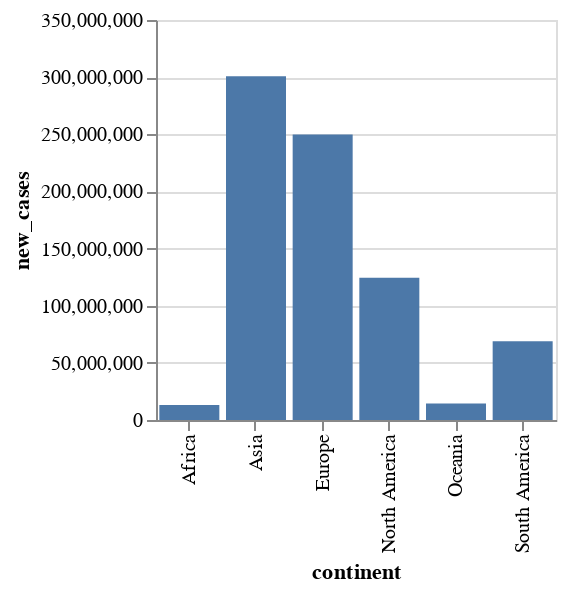

Write notebook code for a chart like this one.
### Markdown cell above
With a few more specifications, we can give this barchart some tooltips and an aspect ratio of a square:

### Code cell
alt.Chart(data).mark_bar().encode(
    x='continent', 
    y='new_cases',
    tooltip=['new_deaths', 'new_cases_per_million']
).properties(
    width=200,
    height=200
)

### Figure 1 — Vega-Lite specification as saved in the notebook (floating-point values rounded to 4 significant figures)
{"config": {"view": {"continuousWidth": 300, "continuousHeight": 300}}, "data": {"name": "data-d63dfb91f7922d2f5e05ee3c194e3f3f"}, "mark": {"type": "bar"}, "encoding": {"tooltip": [{"field": "new_deaths", "type": "quantitative"}, {"field": "new_cases_per_million", "type": "quantitative"}], "x": {"field": "continent", "type": "nominal"}, "y": {"field": "new_cases", "type": "quantitative"}}, "height": 200, "width": 200, "$schema": "https://vega.github.io/schema/vega-lite/v5.15.1.json", "datasets": {"data-d63dfb91f7922d2f5e05ee3c194e3f3f": [{"continent": "Africa", "total_cases": 10830000000.0, "new_cases": 13120000.0, "new_cases_smoothed": 13120000.0, "total_deaths": 232300000.0, "new_deaths": 259000.0, "new_deaths_smoothed": 259000.0, "total_cases_per_million": 1763000000.0, "new_cases_per_million": 2650000.0, "new_cases_smoothed_per_million": 2650000.0, "total_deaths_per_million": 15390000.0, "new_deaths_per_million": 18080.0, "new_deaths_smoothed_per_million": 18070.0, "reproduction_rate": 41240.0, "icu_patients": 718200.0, "icu_patients_per_million": 12080.0, "hosp_patients": 5107000.0, "hosp_patients_per_million": 85270.0, "weekly_icu_admissions": 0.0, "weekly_icu_admissions_per_million": 0.0, "weekly_hosp_admissions": 521500.0, "weekly_hosp_admissions_per_million": 8707.0, "total_tests": 22210000000.0, "new_tests": 61530000.0, "total_tests_per_thousand": 894800.0, "new_tests_per_thousand": 2946.0, "new_tests_smoothed": 90960000.0, "new_tests_smoothed_per_thousand": 5560.0, "positive_rate": 1393.0, "tests_per_case": 2064000.0, "total_vaccinations": 50390000000.0, "people_vaccinated": 29750000000.0, "people_fully_vaccinated": 22500000000.0, "total_boosters": 2542000000.0, "new_vaccinations": 117400000.0, "new_vaccinations_smoothed": 851400000.0, "total_vaccinations_per_hundred": 189700.0, "people_vaccinated_per_hundred": 110600.0, "people_fully_vaccinated_per_hundred": 85960.0, "total_boosters_per_hundred": 10780.0, "new_vaccinations_smoothed_per_million": 37490000.0, "new_people_vaccinated_smoothed": 548600000.0, "new_people_vaccinated_smoothed_per_hundred": 2248.0, "stringency_index": 2132000.0, "population_density": 7597000.0, "median_age": 1654000.0, "aged_65_older": 274400.0, "aged_70_older": 176000.0, "gdp_per_capita": 399600000.0, "extreme_poverty": 1936000.0, "cardiovasc_death_rate": 21490000.0, "diabetes_prevalence": 421000.0, "female_smokers": 128900.0, "male_smokers": 1367000.0, "handwashing_facilities": 1533000.0, "hospital_beds_per_thousand": 83400.0, "life_expectancy": 5128000.0, "human_development_index": 41160.0, "population": 1975000000000.0, "excess_mortality_cumulative_absolute": 42120000.0, "excess_mortality_cumulative": 8493.0, "excess_mortality": 9327.0, "excess_mortality_cumulative_per_million": 952700.0}, {"continent": "Asia", "total_cases": 165400000000.0, "new_cases": 300700000.0, "new_cases_smoothed": 300700000.0, "total_deaths": 1320000000.0, "new_deaths": 1634000.0, "new_deaths_smoothed": 1634000.0, "total_cases_per_million": 4424000000.0, "new_cases_per_million": 6737000.0, "new_cases_smoothed_per_million": 6737000.0, "total_deaths_per_million": 26450000.0, "new_deaths_per_million": 31970.0, "new_deaths_smoothed_per_million": 31960.0, "reproduction_rate": 43270.0, "icu_patients": 905800.0, "icu_patients_per_million": 29200.0, "hosp_patients": 6789000.0, "hosp_patients_per_million": 222600.0, "weekly_icu_admissions": 76320.0, "weekly_icu_admissions_per_million": 5737.0, "weekly_hosp_admissions": 6649000.0, "weekly_hosp_admissions_per_million": 237900.0, "total_tests": 576000000000.0, "new_tests": 1798000000.0, "total_tests_per_thousand": 16110000.0, "new_tests_per_thousand": 60790.0, "new_tests_smoothed": 11020000000.0, "new_tests_smoothed_per_thousand": 78680.0, "positive_rate": 1940.0, "tests_per_case": 220700000.0, "total_vaccinations": 4068000000000.0, "people_vaccinated": 1216000000000.0, "people_fully_vaccinated": 1036000000000.0, "total_boosters": 274400000000.0, "new_vaccinations": 7550000000.0, "new_vaccinations_smoothed": 9069000000.0, "total_vaccinations_per_hundred": 2235000.0, "people_vaccinated_per_hundred": 931200.0, "people_fully_vaccinated_per_hundred": 816900.0, "total_boosters_per_hundred": 343800.0, "new_vaccinations_smoothed_per_million": 90900000.0, "new_people_vaccinated_smoothed": 3062000000.0, "new_people_vaccinated_smoothed_per_hundred": 3429.0, "stringency_index": 2394000.0, "population_density": 52980000.0, "median_age": 2096000.0, "aged_65_older": 436000.0, "aged_70_older": 280200.0, "gdp_per_capita": 1531000000.0, "extreme_poverty": 223700.0, "cardiovasc_death_rate": 19680000.0, "diabetes_prevalence": 596200.0, "female_smokers": 252900.0, "male_smokers": 2089000.0, "handwashing_facilities": 2603000.0, "hospital_beds_per_thousand": 201600.0, "life_expectancy": 5108000.0, "human_development_index": 48060.0, "population": 6539000000000.0, "excess_mortality_cumulative_absolute": 47470000.0, "excess_mortality_cumulative": 15940.0, "excess_mortality": 20420.0, "excess_mortality_cumulative_per_million": 1573000.0}, {"continent": "Europe", "total_cases": 163800000000.0, "new_cases": 249800000.0, "new_cases_smoothed": 249800000.0, "total_deaths": 1755000000.0, "new_deaths": 2080000.0, "new_deaths_smoothed": 2080000.0, "total_cases_per_million": 13480000000.0, "new_cases_per_million": 20310000.0, "new_cases_smoothed_per_million": 20310000.0, "total_deaths_per_million": 110900000.0, "new_deaths_per_million": 133400.0, "new_deaths_smoothed_per_million": 133400.0, "reproduction_rate": 47090.0, "icu_patients": 10080000.0, "icu_patients_per_million": 427400.0, "hosp_patients": 87570000.0, "hosp_patients_per_million": 4404000.0, "weekly_icu_admissions": 2988000.0, "weekly_icu_admissions_per_million": 78800.0, "weekly_hosp_admissions": 45560000.0, "weekly_hosp_admissions_per_million": 1529000.0, "total_tests": 609300000000.0, "new_tests": 1955000000.0, "total_tests_per_thousand": 47790000.0, "new_tests_per_thousand": 157400.0, "new_tests_smoothed": 2345000000.0, "new_tests_smoothed_per_thousand": 175600.0, "positive_rate": 3191.0, "tests_per_case": 1898000.0, "total_vaccinations": 705700000000.0, "people_vaccinated": 291200000000.0, "people_fully_vaccinated": 259700000000.0, "total_boosters": 154200000000.0, "new_vaccinations": 1266000000.0, "new_vaccinations_smoothed": 1562000000.0, "total_vaccinations_per_hundred": 3389000.0, "people_vaccinated_per_hundred": 1374000.0, "people_fully_vaccinated_per_hundred": 1181000.0, "total_boosters_per_hundred": 660200.0, "new_vaccinations_smoothed_per_million": 103100000.0, "new_people_vaccinated_smoothed": 573700000.0, "new_people_vaccinated_smoothed_per_hundred": 3688.0, "stringency_index": 1888000.0, "population_density": 41660000.0, "median_age": 2331000.0, "aged_65_older": 981800.0, "aged_70_older": 635900.0, "gdp_per_capita": 1941000000.0, "extreme_poverty": 37540.0, "cardiovasc_death_rate": 13070000.0, "diabetes_prevalence": 399700.0, "female_smokers": 1297000.0, "male_smokers": 1972000.0, "handwashing_facilities": 390400.0, "hospital_beds_per_thousand": 307600.0, "life_expectancy": 5304000.0, "human_development_index": 51190.0, "population": 1122000000000.0, "excess_mortality_cumulative_absolute": 220000000.0, "excess_mortality_cumulative": 51210.0, "excess_mortality": 59870.0, "excess_mortality_cumulative_per_million": 12710000.0}, {"continent": "North America", "total_cases": 91190000000.0, "new_cases": 124500000.0, "new_cases_smoothed": 124500000.0, "total_deaths": 1403000000.0, "new_deaths": 1606000.0, "new_deaths_smoothed": 1605000.0, "total_cases_per_million": 6222000000.0, "new_cases_per_million": 9493000.0, "new_cases_smoothed_per_million": 9493000.0, "total_deaths_per_million": 47780000.0, "new_deaths_per_million": 62210.0, "new_deaths_smoothed_per_million": 62190.0, "reproduction_rate": 19170.0, "icu_patients": 10730000.0, "icu_patients_per_million": 42890.0, "hosp_patients": 51700000.0, "hosp_patients_per_million": 248900.0, "weekly_icu_admissions": 0.0, "weekly_icu_admissions_per_million": 0.0, "weekly_hosp_admissions": 46360000.0, "weekly_hosp_admissions_per_million": 137100.0, "total_tests": 381800000000.0, "new_tests": 1017000000.0, "total_tests_per_thousand": 4102000.0, "new_tests_per_thousand": 11820.0, "new_tests_smoothed": 1020000000.0, "new_tests_smoothed_per_thousand": 17260.0, "positive_rate": 1625.0, "tests_per_case": 339600.0, "total_vaccinations": 534000000000.0, "people_vaccinated": 239100000000.0, "people_fully_vaccinated": 202600000000.0, "total_boosters": 46630000000.0, "new_vaccinations": 998300000.0, "new_vaccinations_smoothed": 1148000000.0, "total_vaccinations_per_hundred": 985400.0, "people_vaccinated_per_hundred": 430300.0, "people_fully_vaccinated_per_hundred": 369300.0, "total_boosters_per_hundred": 96860.0, "new_vaccinations_smoothed_per_million": 49560000.0, "new_people_vaccinated_smoothed": 458800000.0, "new_people_vaccinated_smoothed_per_hundred": 2062.0, "stringency_index": 1035000.0, "population_density": 13180000.0, "median_age": 1271000.0, "aged_65_older": 344400.0, "aged_70_older": 233000.0, "gdp_per_capita": 809900000.0, "extreme_poverty": 87120.0, "cardiovasc_death_rate": 7097000.0, "diabetes_prevalence": 467200.0, "female_smokers": 124800.0, "male_smokers": 370800.0, "handwashing_facilities": 1396000.0, "hospital_beds_per_thousand": 73800.0, "life_expectancy": 4278000.0, "human_development_index": 24080.0, "population": 831700000000.0, "excess_mortality_cumulative_absolute": 250400000.0, "excess_mortality_cumulative": 17840.0, "excess_mortality": 22240.0, "excess_mortality_cumulative_per_million": 2744000.0}, {"continent": "Oceania", "total_cases": 7324000000.0, "new_cases": 14500000.0, "new_cases_smoothed": 14500000.0, "total_deaths": 14620000.0, "new_deaths": 30000.0, "new_deaths_smoothed": 30000.0, "total_cases_per_million": 2738000000.0, "new_cases_per_million": 5594000.0, "new_cases_smoothed_per_million": 5594000.0, "total_deaths_per_million": 8477000.0, "new_deaths_per_million": 12920.0, "new_deaths_smoothed_per_million": 12920.0, "reproduction_rate": 4425.0, "icu_patients": 95080.0, "icu_patients_per_million": 3632.0, "hosp_patients": 1769000.0, "hosp_patients_per_million": 67560.0, "weekly_icu_admissions": 0.0, "weekly_icu_admissions_per_million": 0.0, "weekly_hosp_admissions": 0.0, "weekly_hosp_admissions_per_million": 0.0, "total_tests": 24120000000.0, "new_tests": 78410000.0, "total_tests_per_thousand": 2274000.0, "new_tests_per_thousand": 7263.0, "new_tests_smoothed": 81370000.0, "new_tests_smoothed_per_thousand": 8745.0, "positive_rate": 188.3, "tests_per_case": 1607000.0, "total_vaccinations": 25270000000.0, "people_vaccinated": 7714000000.0, "people_fully_vaccinated": 7969000000.0, "total_boosters": 4926000000.0, "new_vaccinations": 74540000.0, "new_vaccinations_smoothed": 82640000.0, "total_vaccinations_per_hundred": 252400.0, "people_vaccinated_per_hundred": 98100.0, "people_fully_vaccinated_per_hundred": 89830.0, "total_boosters_per_hundred": 45290.0, "new_vaccinations_smoothed_per_million": 32290000.0, "new_people_vaccinated_smoothed": 28950000.0, "new_people_vaccinated_smoothed_per_hundred": 1226.0, "stringency_index": 348200.0, "population_density": 3934000.0, "median_age": 497100.0, "aged_65_older": 133200.0, "aged_70_older": 81310.0, "gdp_per_capita": 205900000.0, "extreme_poverty": 82410.0, "cardiovasc_death_rate": 6966000.0, "diabetes_prevalence": 416300.0, "female_smokers": 248500.0, "male_smokers": 488600.0, "handwashing_facilities": 198900.0, "hospital_beds_per_thousand": 37600.0, "life_expectancy": 2346000.0, "human_development_index": 11870.0, "population": 62380000000.0, "excess_mortality_cumulative_absolute": 981300.0, "excess_mortality_cumulative": -165.1, "excess_mortality": 1987.0, "excess_mortality_cumulative_per_million": 30690.0}, {"continent": "South America", "total_cases": 53700000000.0, "new_cases": 68840000.0, "new_cases_smoothed": 68810000.0, "total_deaths": 1257000000.0, "new_deaths": 1360000.0, "new_deaths_smoothed": 1360000.0, "total_cases_per_million": 1810000000.0, "new_cases_per_million": 2565000.0, "new_cases_smoothed_per_million": 2564000.0, "total_deaths_per_million": 29720000.0, "new_deaths_per_million": 33190.0, "new_deaths_smoothed_per_million": 33190.0, "reproduction_rate": 12130.0, "icu_patients": 2935000.0, "icu_patients_per_million": 95910.0, "hosp_patients": 368800.0, "hosp_patients_per_million": 30170.0, "weekly_icu_admissions": 400000.0, "weekly_icu_admissions_per_million": 20410.0, "weekly_hosp_admissions": 1611000.0, "weekly_hosp_admissions_per_million": 82180.0, "total_tests": 61970000000.0, "new_tests": 163500000.0, "total_tests_per_thousand": 2205000.0, "new_tests_per_thousand": 6513.0, "new_tests_smoothed": 226500000.0, "new_tests_smoothed_per_thousand": 8010.0, "positive_rate": 1079.0, "tests_per_case": 131500.0, "total_vaccinations": 409700000000.0, "people_vaccinated": 177400000000.0, "people_fully_vaccinated": 147500000000.0, "total_boosters": 83280000000.0, "new_vaccinations": 845300000.0, "new_vaccinations_smoothed": 959400000.0, "total_vaccinations_per_hundred": 896900.0, "people_vaccinated_per_hundred": 375700.0, "people_fully_vaccinated_per_hundred": 319900.0, "total_boosters_per_hundred": 201100.0, "new_vaccinations_smoothed_per_million": 24560000.0, "new_people_vaccinated_smoothed": 375000000.0, "new_people_vaccinated_smoothed_per_hundred": 1003.0, "stringency_index": 646100.0, "population_density": 405400.0, "median_age": 537300.0, "aged_65_older": 137600.0, "aged_70_older": 90230.0, "gdp_per_capita": 230100000.0, "extreme_poverty": 35730.0, "cardiovasc_death_rate": 3114000.0, "diabetes_prevalence": 129800.0, "female_smokers": 136300.0, "male_smokers": 273300.0, "handwashing_facilities": 548400.0, "hospital_beds_per_thousand": 34390.0, "life_expectancy": 1472000.0, "human_development_index": 12690.0, "population": 605100000000.0, "excess_mortality_cumulative_absolute": 81730000.0, "excess_mortality_cumulative": 25210.0, "excess_mortality": 24300.0, "excess_mortality_cumulative_per_million": 2292000.0}]}}
